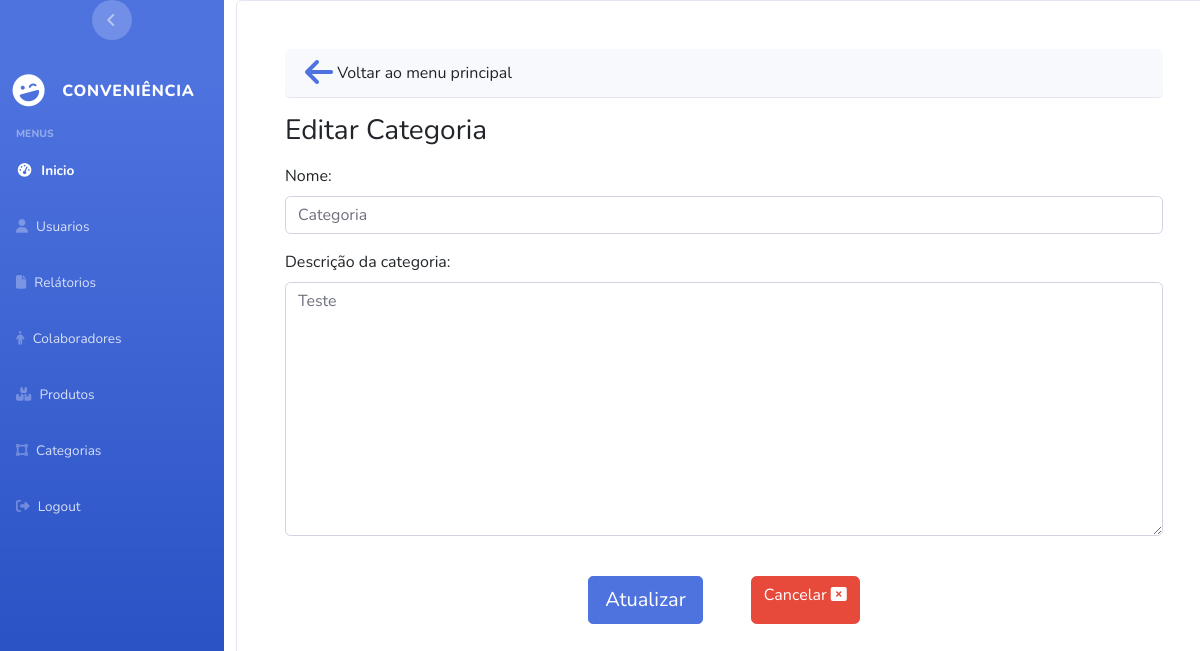
Before: /category/update_category/1 (signed in) with the older database file.
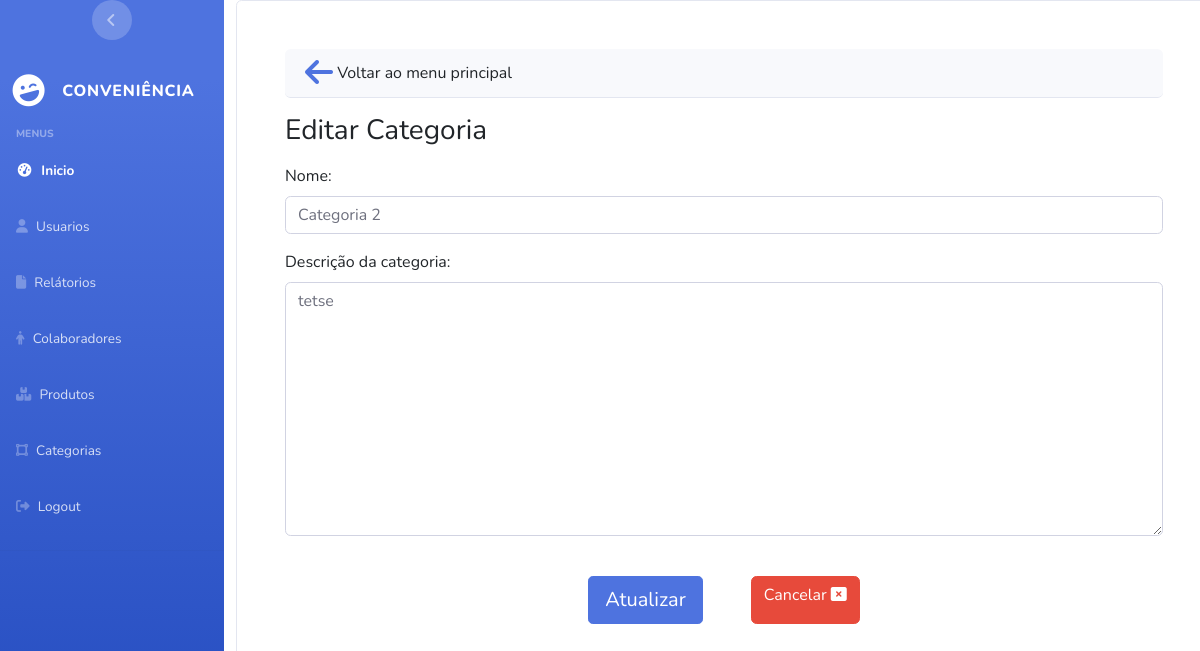
After: the same page with the newer database file.
### apps/Category/models.py (models this page shows, shortened)
class Category(models.Model):
    name = models.CharField(unique=True,max_length=99,default="Nome Categoria")
    description = models.TextField(blank=True)
    created_at = models.DateTimeField(auto_now_add=True)

### apps/Category/views.py (the view)
# urls.py: path('update_category/<int:id>',views.update_category, name='update_category'),
@user_passes_test(lambda user: user.is_superuser or user.is_staff,login_url='user:page_not_found')
@login_required(login_url="login_system")
def update_category(request,id):
    category_selected = Category.objects.get(id=id)
    form = registerCategoryForm(request.POST or None, instance=category_selected)
    if request.method == "POST":
        if form.is_valid():
            form.save()
            messages.success(request, "Atualizado com sucesso")
        else:
            messages.warning(request, "Dados Invalido")
        return redirect('category:main_menu_category')
    return render(request,'category/update_category.html',{'form':form})

### apps/Category/forms.py
class registerCategoryForm(ModelForm):
    name = forms.CharField(widget=forms.TextInput(attrs={"placeholder": "Nome Categoria","class": "form-control","onchange":"generateUsername(this)"}),label="Nome")
    description = forms.CharField(widget=forms.Textarea(attrs={"placeholder": "Descrição da categoria","class": "form-control"}),label="Descrição da categoria")
    class Meta:
        model = Category
        fields = ['name','description']

### templates/category/update_category.html (shortened to what this page needs)
{% extends 'base.html' %} {% block title %} Cadastro de Categoria {% endblock %}
{% block stylesheets %}{% endblock stylesheets %} {% block content %}
<div class="card p-5 vh-100">
     <div class="card-header rounded">
      <a href="{% url 'category:main_menu_category'%}">
          <i class="fa-sharp fa-solid fa-arrow-left fa-2xl"></i>
      </a>
      Voltar ao menu principal
    </div>
  <h3 class="mb-3 mt-3">Editar Categoria</h3>
  <form method="post">
    {% csrf_token %} {{ form.as_p }}
    <br/>
    <div class="d-flex justify-content-center">
      <input type="submit" value="Atualizar" class="btn btn-primary btn-lg"/>
      <a href="{% url 'category:main_menu_category'%}" class="btn btn-danger ms-5">
        Cancelar
    <i class="fa-solid fa-rectangle-xmark"></i>
    </a>
    </div>
  </form>
</div>
{% endblock content %} {% block javascripts %}{% endblock javascripts %}

Changed rows visible on the page:
changed Category: name "Categoria" → "Categoria 2"; description "Teste" → "tetse"
